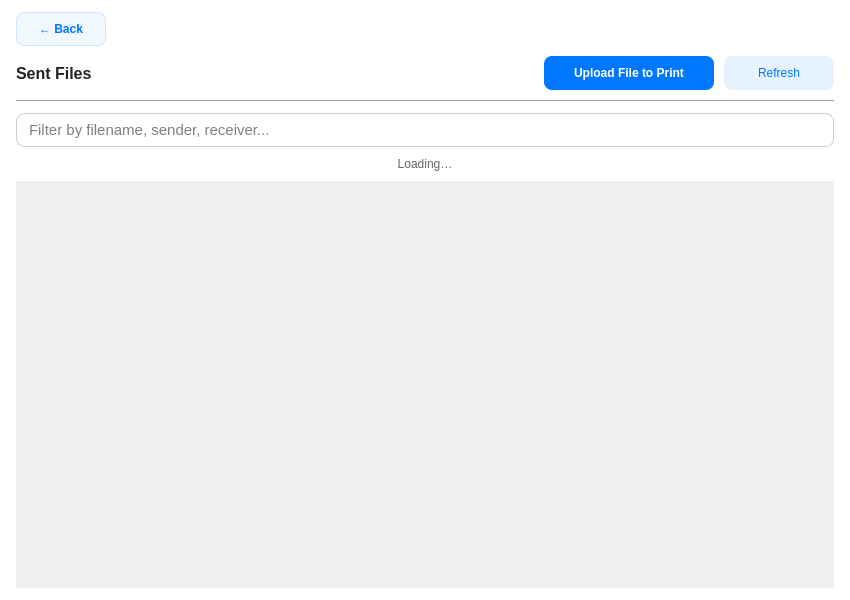
<?xml version="1.0" encoding="UTF-8"?>
<ui version="4.0">
 <class>SendedFilesWindow</class>
 <widget class="QMainWindow" name="SendedFilesWindow">
  <property name="geometry">
   <rect><x>0</x><y>0</y><width>850</width><height>600</height></rect>
  </property>
  <property name="windowTitle">
   <string>CloudDrop — Sent Files</string>
  </property>
  <property name="minimumSize">
   <size><width>680</width><height>500</height></size>
  </property>
  <widget class="QWidget" name="centralwidget">
   <property name="styleSheet">
    <string notr="true">
QWidget#centralwidget {
    background-color: white;
    font-family: "Segoe UI", Arial, sans-serif;
    font-size: 11pt;
}
QLabel#label_title {
    font-size: 16px;
    font-weight: bold;
    color: #222;
}
QLabel#label_subtitle {
    font-size: 11px;
    color: #666;
}
QLabel#label_status {
    font-size: 12px;
    color: #666;
}
QGroupBox#group_files {
    font-weight: bold;
    border: 1px solid #ccc;
    border-radius: 8px;
    margin-top: 8px;
    padding: 10px;
}
QGroupBox#group_files::title {
    subcontrol-origin: margin;
    left: 12px;
    padding: 0 6px;
    color: #0077ff;
}
QScrollArea {
    background: transparent;
    border: none;
}
QScrollBar:vertical {
    background: #f0f0f0;
    width: 8px;
    border-radius: 4px;
}
QScrollBar::handle:vertical {
    background: #0077ff;
    border-radius: 4px;
    min-height: 30px;
}
QScrollBar::add-line:vertical, QScrollBar::sub-line:vertical {
    height: 0;
}
QLineEdit#input_filter {
    border: 1px solid #ccc;
    border-radius: 8px;
    padding: 6px 10px;
    font-size: 11pt;
}
QScrollArea QFrame {
    background-color: #f8fbff;
    border: 1px solid #d0e3ff;
    border-radius: 10px;
}
QScrollArea QFrame:hover {
    background-color: #eef5ff;
    border: 1px solid #0077ff;
}
QScrollArea QPushButton {
    background-color: #0077ff;
    color: white;
    border: none;
    border-radius: 8px;
    padding: 6px 16px;
    font-size: 12px;
    font-weight: bold;
}
QScrollArea QPushButton:hover {
    background-color: #3399ff;
}
QScrollArea QPushButton:pressed {
    background-color: #0055cc;
}
QScrollArea QPushButton:disabled {
    background-color: #ccc;
    color: #888;
}
    </string>
   </property>
   <layout class="QVBoxLayout" name="main_layout">
    <property name="spacing"><number>10</number></property>
    <property name="leftMargin"><number>16</number></property>
    <property name="topMargin"><number>12</number></property>
    <property name="rightMargin"><number>16</number></property>
    <property name="bottomMargin"><number>12</number></property>
    <!-- ── Back row ───────────────────────────────── -->
    <item>
     <layout class="QHBoxLayout" name="layout_back">
      <item>
       <widget class="QPushButton" name="btn_back">
        <property name="text"><string>← Back</string></property>
        <property name="minimumSize"><size><width>90</width><height>34</height></size></property>
        <property name="cursor"><cursorShape>PointingHandCursor</cursorShape></property>
        <property name="styleSheet">
         <string notr="true">
QPushButton {
    background-color: #f0f7ff;
    color: #0077ff;
    border: 1px solid #d0e3ff;
    border-radius: 8px;
    padding: 6px 16px;
    font-size: 12px;
    font-weight: bold;
}
QPushButton:hover { background-color: #e0f0ff; }
         </string>
        </property>
       </widget>
      </item>
      <item>
       <spacer name="back_spacer">
        <property name="orientation"><enum>Qt::Horizontal</enum></property>
        <property name="sizeHint" stdset="0"><size><width>40</width><height>20</height></size></property>
       </spacer>
      </item>
     </layout>
    </item>
    <!-- ── Header row ─────────────────────────────── -->
    <item>
     <layout class="QHBoxLayout" name="header_layout">
      <item>
       <layout class="QVBoxLayout" name="title_col">
        <property name="spacing"><number>2</number></property>
        <item>
         <widget class="QLabel" name="label_title">
          <property name="text"><string>Sent Files</string></property>
         </widget>
        </item>

       </layout>
      </item>
      <item>
       <spacer name="header_spacer">
        <property name="orientation"><enum>Qt::Horizontal</enum></property>
        <property name="sizeHint" stdset="0"><size><width>40</width><height>20</height></size></property>
       </spacer>
      </item>
      <item>
       <widget class="QPushButton" name="btn_upload_print">
        <property name="text"><string>Upload File to Print</string></property>
        <property name="minimumSize"><size><width>170</width><height>34</height></size></property>
        <property name="cursor"><cursorShape>PointingHandCursor</cursorShape></property>
        <property name="styleSheet">
         <string notr="true">
QPushButton {
    background-color: #0077ff;
    color: white;
    border-radius: 8px;
    padding: 6px 16px;
    font-size: 12px;
    font-weight: bold;
}
QPushButton:hover {
    background-color: #3399ff;
}
QPushButton:pressed {
    background-color: #0055cc;
}
         </string>
        </property>
       </widget>
      </item>
      <item>
       <widget class="QPushButton" name="btn_refresh">
        <property name="text"><string>Refresh</string></property>
        <property name="minimumSize"><size><width>110</width><height>34</height></size></property>
        <property name="cursor"><cursorShape>PointingHandCursor</cursorShape></property>
        <property name="styleSheet">
         <string notr="true">
QPushButton {
    background-color: #e6f2ff;
    color: #0077ff;
    border-radius: 8px;
    padding: 6px 16px;
    font-size: 12px;
}
QPushButton:hover {
    background-color: #cce6ff;
}
         </string>
        </property>
       </widget>
      </item>
     </layout>
    </item>
    <!-- ── Separator ──────────────────────────────── -->
    <item>
     <widget class="QFrame" name="line_sep">
      <property name="frameShape"><enum>QFrame::HLine</enum></property>
      <property name="frameShadow"><enum>QFrame::Sunken</enum></property>
     </widget>
    </item>
    <!-- ── Filter ─────────────────────────────────── -->
    <item>
     <widget class="QLineEdit" name="input_filter">
      <property name="placeholderText"><string>Filter by filename, sender, receiver...</string></property>
     </widget>
    </item>
    <!-- ── Status label ───────────────────────────── -->
    <item>
     <widget class="QLabel" name="label_status">
      <property name="text"><string>Loading…</string></property>
      <property name="alignment"><set>Qt::AlignCenter</set></property>
     </widget>
    </item>
    <!-- ── Scroll area for file cards ─────────────── -->
    <item>
     <widget class="QScrollArea" name="scroll_area">
      <property name="widgetResizable"><bool>true</bool></property>
      <property name="horizontalScrollBarPolicy"><enum>Qt::ScrollBarAlwaysOff</enum></property>
      <property name="frameShape"><enum>QFrame::NoFrame</enum></property>
      <widget class="QWidget" name="scroll_content">
       <property name="geometry">
        <rect><x>0</x><y>0</y><width>818</width><height>400</height></rect>
       </property>
       <layout class="QVBoxLayout" name="cards_layout">
        <property name="spacing"><number>8</number></property>
        <property name="leftMargin"><number>2</number></property>
        <property name="rightMargin"><number>2</number></property>
        <item>
         <spacer name="cards_spacer">
          <property name="orientation"><enum>Qt::Vertical</enum></property>
          <property name="sizeHint" stdset="0"><size><width>20</width><height>40</height></size></property>
         </spacer>
        </item>
       </layout>
      </widget>
     </widget>
    </item>
   </layout>
  </widget>
 </widget>
 <resources/>
 <connections/>
</ui>
